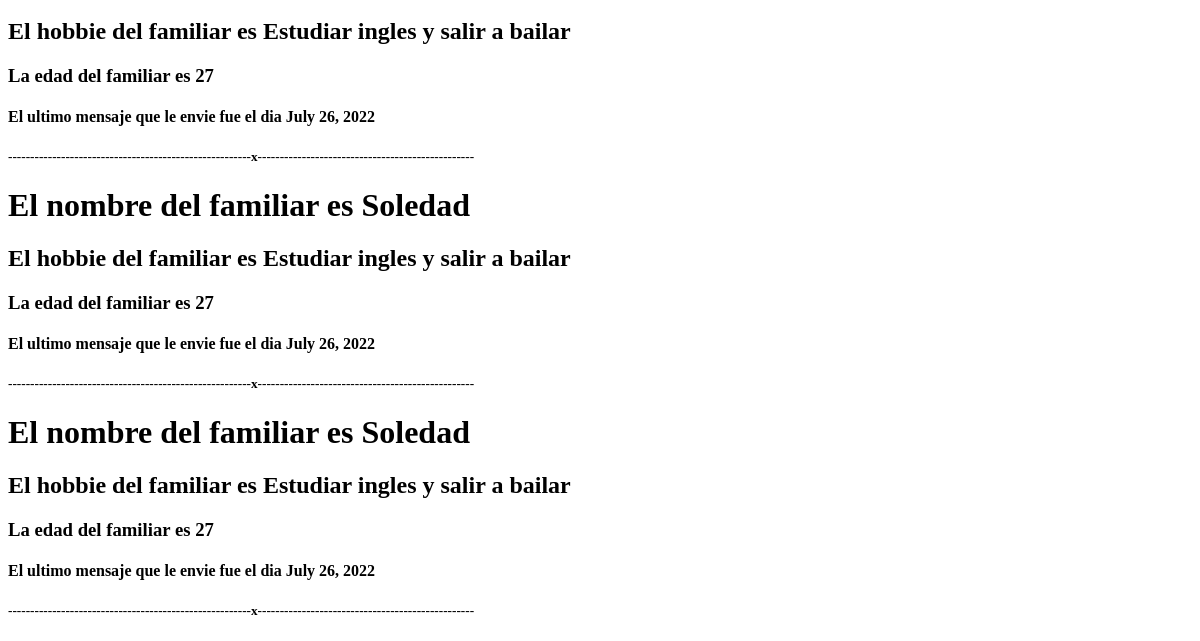
The page /lista-familiares/ (lower part) on the database as committed earlier.
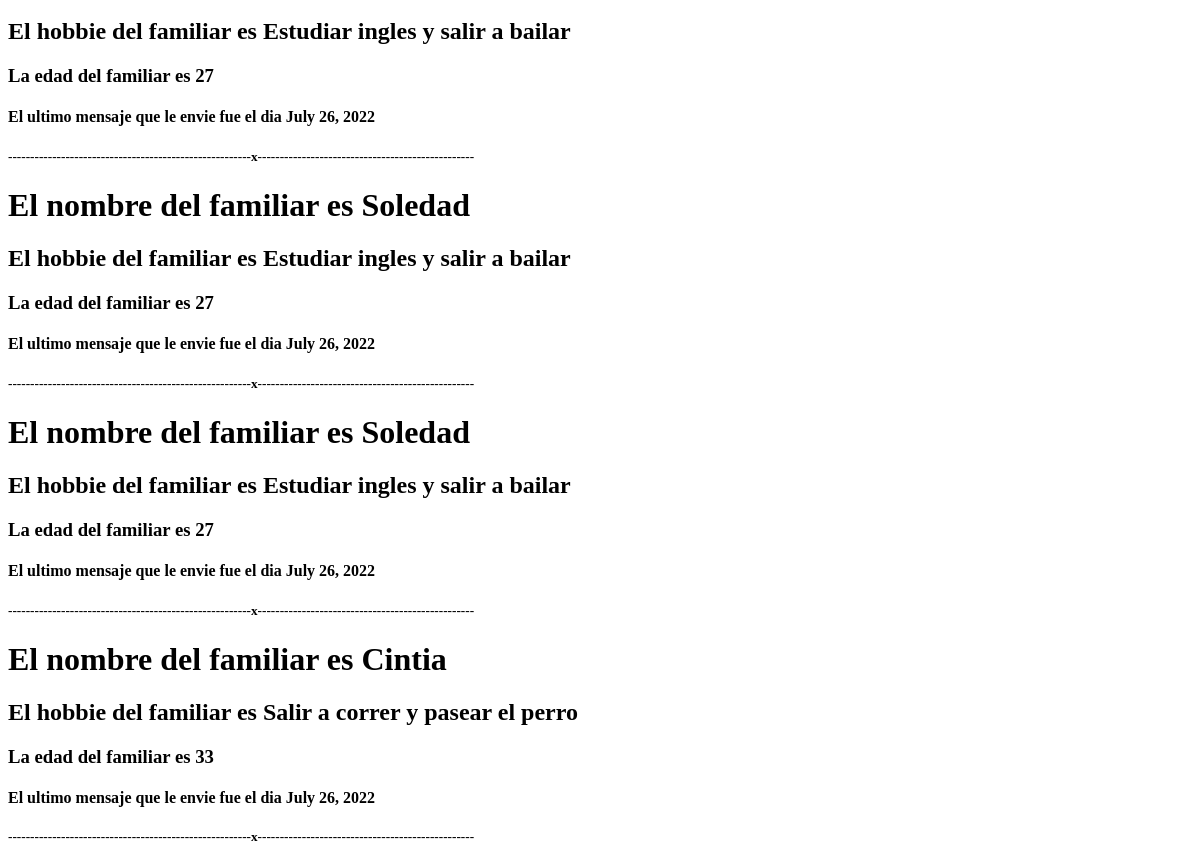
The same page on the database as committed later.
### familiares/models.py (models this page shows)
class Familiares(models.Model):
    nombre=models.CharField(max_length=50)
    apellido=models.CharField(max_length=50)
    hobbie=models.CharField(max_length=500,null=True,blank=True)
    edad=models.IntegerField()
    is_active= models.BooleanField(default=True)
    ultimo_mensaje_enviado= models.DateField(auto_now_add=True, null=True, blank=True)

### familiares/views.py (the view)
# urls.py: path('lista-familiares/', lista_familiares, name='lista-familiares')
def lista_familiares(request):
    familia = Familiares.objects.all()
    context={
        'familia': familia
    }
    return render (request,'lista-familiares.html',context=context)

### templates/lista-familiares.html
{% for familias in familia %}
    <h1>El nombre del familiar es {{familias.nombre}} {{nuevo_familiar.apellido}}</h1>
    <h2>El hobbie del familiar es {{familias.hobbie}}</h2>
    <h3>La edad del familiar es {{familias.edad}}</h3>
    <h4>El ultimo mensaje que le envie fue el dia {{familias.ultimo_mensaje_enviado}}</h4>
    <h5>-------------------------------------------------------x-------------------------------------------------</h5>
{% endfor %}

Rows that differ between the two databases and show on the page:
added Familiares: nombre "Cintia", hobbie "Salir a correr y pasear el perro", edad "33", ultimo_mensaje_enviado "July 26, 2022"
